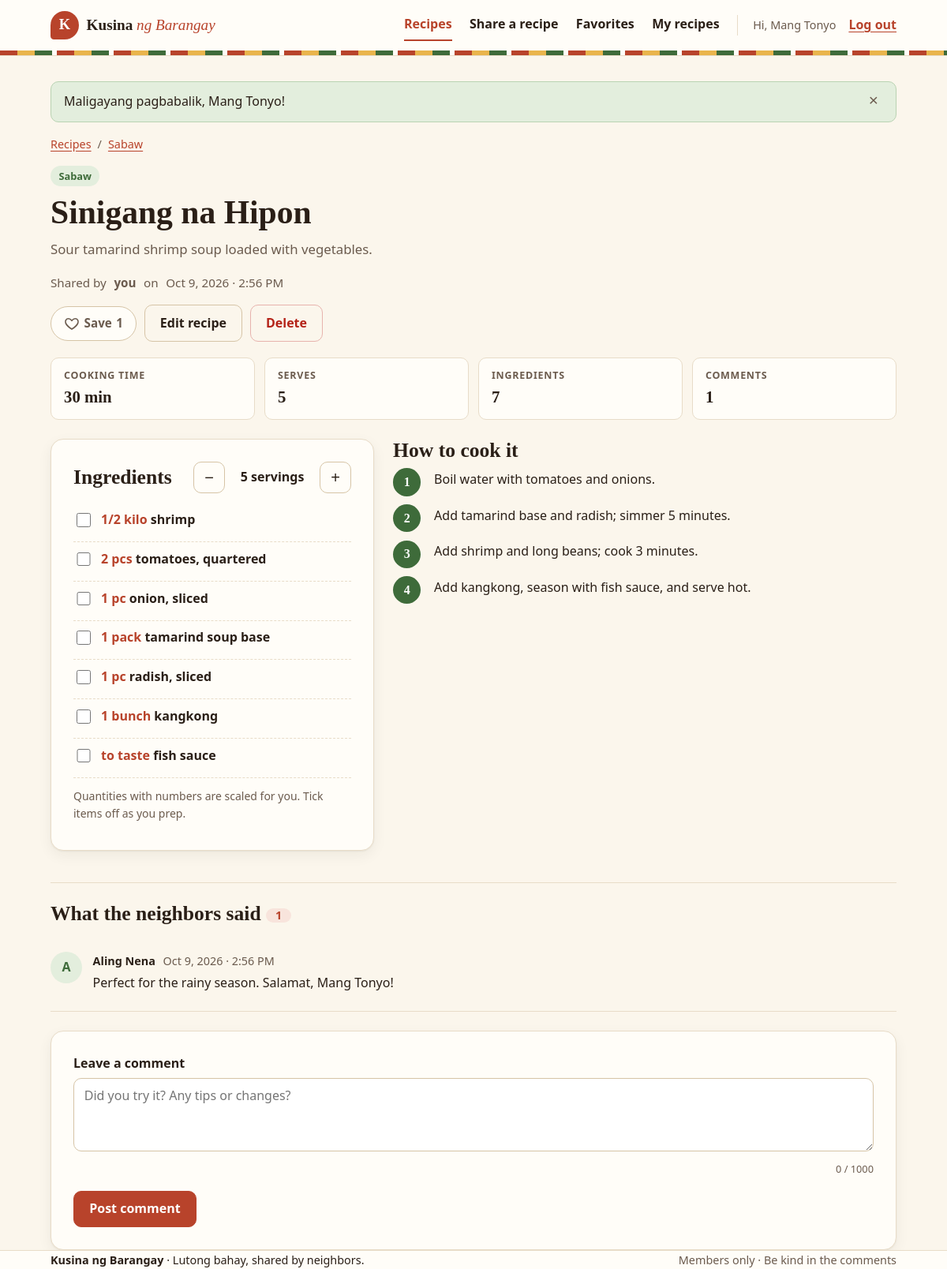
/recipe.php?id=2 (signed in), run on the app's committed database.
### tables this page shows
CREATE TABLE recipes (
  id                 INT UNSIGNED      NOT NULL AUTO_INCREMENT,
  user_id            INT UNSIGNED      NOT NULL,
  category_id        INT UNSIGNED      NOT NULL,
  title              VARCHAR(120)      NOT NULL,
  description        VARCHAR(500)      NOT NULL,
  steps              TEXT              NOT NULL,
  servings           TINYINT UNSIGNED  NULL,
  cook_time_minutes  SMALLINT UNSIGNED NULL,
  created_at         TIMESTAMP         NOT NULL DEFAULT CURRENT_TIMESTAMP,
  updated_at         TIMESTAMP         NULL DEFAULT NULL ON UPDATE CURRENT_TIMESTAMP,

  PRIMARY KEY (id),
  KEY idx_recipes_user       (user_id),
  KEY idx_recipes_category   (category_id),
  KEY idx_recipes_created    (created_at),
  FULLTEXT KEY ft_recipes_search (title, description),

  CONSTRAINT fk_recipes_user
    FOREIGN KEY (user_id) REFERENCES users (id)
    ON DELETE CASCADE ON UPDATE CASCADE,
  CONSTRAINT fk_recipes_category
    FOREIGN KEY (category_id) REFERENCES categories (id)
    ON DELETE RESTRICT ON UPDATE CASCADE,

  CONSTRAINT chk_recipes_title     CHECK (CHAR_LENGTH(title) >= 3),
  CONSTRAINT chk_recipes_servings  CHECK (servings IS NULL OR servings BETWEEN 1 AND 50),
  CONSTRAINT chk_recipes_cooktime  CHECK (cook_time_minutes IS NULL OR cook_time_minutes BETWEEN 1 AND 1440)
);

CREATE TABLE categories (
  id           INT UNSIGNED  NOT NULL AUTO_INCREMENT,
  name         VARCHAR(50)   NOT NULL,
  description  VARCHAR(255)  NULL,

  PRIMARY KEY (id),
  UNIQUE KEY uq_categories_name (name)
);

CREATE TABLE ingredients (
  id         INT UNSIGNED       NOT NULL AUTO_INCREMENT,
  recipe_id  INT UNSIGNED       NOT NULL,
  position   SMALLINT UNSIGNED  NOT NULL,
  quantity   VARCHAR(50)        NULL,          
  name       VARCHAR(150)       NOT NULL,      

  PRIMARY KEY (id),
  UNIQUE KEY uq_ingredients_recipe_position (recipe_id, position),

  CONSTRAINT fk_ingredients_recipe
    FOREIGN KEY (recipe_id) REFERENCES recipes (id)
    ON DELETE CASCADE ON UPDATE CASCADE,

  CONSTRAINT chk_ingredients_name CHECK (CHAR_LENGTH(name) >= 1)
);

CREATE TABLE comments (
  id          INT UNSIGNED  NOT NULL AUTO_INCREMENT,
  recipe_id   INT UNSIGNED  NOT NULL,
  user_id     INT UNSIGNED  NOT NULL,
  body        VARCHAR(1000) NOT NULL,
  created_at  TIMESTAMP     NOT NULL DEFAULT CURRENT_TIMESTAMP,
  updated_at  TIMESTAMP     NULL DEFAULT NULL ON UPDATE CURRENT_TIMESTAMP,

  PRIMARY KEY (id),
  KEY idx_comments_recipe_created (recipe_id, created_at),
  KEY idx_comments_user (user_id),

  CONSTRAINT fk_comments_recipe
    FOREIGN KEY (recipe_id) REFERENCES recipes (id)
    ON DELETE CASCADE ON UPDATE CASCADE,
  CONSTRAINT fk_comments_user
    FOREIGN KEY (user_id) REFERENCES users (id)
    ON DELETE CASCADE ON UPDATE CASCADE,

  CONSTRAINT chk_comments_body CHECK (CHAR_LENGTH(body) >= 1)
);

CREATE TABLE users (
  id             INT UNSIGNED  NOT NULL AUTO_INCREMENT,
  username       VARCHAR(30)   NOT NULL,
  email          VARCHAR(255)  NOT NULL,
  password_hash  VARCHAR(255)  NOT NULL,
  display_name   VARCHAR(60)   NOT NULL,
  created_at     TIMESTAMP     NOT NULL DEFAULT CURRENT_TIMESTAMP,

  PRIMARY KEY (id),
  UNIQUE KEY uq_users_username (username),
  UNIQUE KEY uq_users_email    (email),
  CONSTRAINT chk_users_username CHECK (CHAR_LENGTH(username) >= 3)
);

### includes/bootstrap.php (called while the page is built, shortened)
<?php
require_once __DIR__ . '/../config/database.php';
require_once __DIR__ . '/helpers.php';
spl_autoload_register(static function (string $class): void {
    $file = __DIR__ . '/../classes/' . $class . '.php';
});
$session = new SessionManager();
try {
    $pdo = Database::connection();
} catch (PDOException $e) {
    error_log('Database connection failed: ' . $e->getMessage());
    http_response_code(500);
    exit('<h1>Database connection failed</h1><p>Check the settings in <code>config/database.php</code> and make sure MySQL is running and <code>recipe_db</code> is imported.</p>');
}
$recipes    = new RecipeRepository($pdo);
$comments   = new CommentRepository($pdo);

### classes/SessionManager.php (called while the page is built, shortened)
<?php
final class SessionManager
{
    public function isLoggedIn(): bool
    {
        return isset($_SESSION[self::USER_ID]);
    }
    public function userId(): ?int
    {
        return $this->isLoggedIn() ? (int) $_SESSION[self::USER_ID] : null;
    }
    public function pull(string $key, mixed $default = null): mixed
    {
        $value = $_SESSION['once'][$key] ?? $default;
        return $value;
    }
}

### classes/RecipeRepository.php (called while the page is built, shortened)
<?php
final class RecipeRepository
{
    public function find(int $id, int $viewerId): ?array
    {
        $stmt = $this->pdo->prepare(
            'SELECT ' . self::CARD_COLUMNS . ', r.steps' . self::FROM_JOINS . ' WHERE r.id = ?'
        );
        $stmt->execute([$viewerId, $id]);
        $recipe = $stmt->fetch();
        $recipe['ingredients'] = $this->ingredients($id);
        return $recipe;
    }
    public function ingredients(int $recipeId): array
    {
        $stmt = $this->pdo->prepare(
            'SELECT id, position, quantity, name FROM ingredients WHERE recipe_id = ? ORDER BY position'
        );
        $stmt->execute([$recipeId]);
        return $stmt->fetchAll();
    }
}

### classes/CommentRepository.php (called while the page is built, shortened)
<?php
final class CommentRepository
{
    public function forRecipe(int $recipeId): array
    {
        $stmt = $this->pdo->prepare(
            'SELECT cm.id, cm.recipe_id, cm.user_id, cm.body, cm.created_at, cm.updated_at,
                    u.display_name AS author_name, u.username AS author_username
               FROM comments cm
               JOIN users u ON u.id = cm.user_id
              WHERE cm.recipe_id = ?
              ORDER BY cm.created_at ASC, cm.id ASC'
        );
        $stmt->execute([$recipeId]);
        return $stmt->fetchAll();
    }
}

### recipe.php (the view, shortened to what this page needs)
<?php
require __DIR__ . '/includes/bootstrap.php';
$session->requireLogin();
$id = positiveInt($_GET['id'] ?? null);
$recipe = $id ? $recipes->find($id, $session->userId()) : null;
$commentList = $comments->forRecipe($id);
$isOwner = (int) $recipe['user_id'] === $session->userId();
$isFavorite = (bool) $recipe['is_favorite'];
$steps = array_values(array_filter(explode("\n", $recipe['steps']), static fn ($s) => trim($s) !== ''));
$commentDraft = $session->pull('comment_draft_' . $id, '');
$commentError = $session->pull('comment_error_' . $id, '');
require __DIR__ . '/includes/header.php';
?>
<nav class="breadcrumb" aria-label="Breadcrumb">
    <a href="recipes.php">Recipes</a>
    <span aria-hidden="true">/</span>
    <a href="<?= e(pageUrl('recipes.php', ['category' => (int) $recipe['category_id']])) ?>"><?= e($recipe['category_name']) ?></a>
</nav>
<article class="recipe-detail">
    <header class="recipe-header">
        <a class="tag" href="<?= e(pageUrl('recipes.php', ['category' => (int) $recipe['category_id']])) ?>"><?= e($recipe['category_name']) ?></a>
        <h1><?= e($recipe['title']) ?></h1>
        <p class="lead"><?= e($recipe['description']) ?></p>
        <p class="byline">
            Shared by <strong><?= $isOwner ? 'you' : e($recipe['author_name']) ?></strong>
            on <time datetime="<?= e($recipe['created_at']) ?>"><?= e(formatDateTime($recipe['created_at'])) ?></time>
        </p>
        <div class="recipe-actions">
            <button type="button" class="fav-btn fav-btn-large" data-favorite data-recipe-id="<?= (int) $recipe['id'] ?>"
                    aria-pressed="<?= $isFavorite ? 'true' : 'false' ?>"
                    aria-label="<?= $isFavorite ? 'Remove from favorites' : 'Save to favorites' ?>">
                <svg viewBox="0 0 24 24" width="20" height="20" aria-hidden="true"><path d="M12 20.5s-7.5-4.6-9.3-9.2C1.4 8 3.3 4.5 6.9 4.5c2.1 0 3.5 1.1 5.1 3 1.6-1.9 3-3 5.1-3 3.6 0 5.5 3.5 4.2 6.8-1.8 4.6-9.3 9.2-9.3 9.2z"/></svg>
                <span class="fav-text"><?= $isFavorite ? 'Saved' : 'Save' ?></span>
                <span class="fav-count" data-fav-count="<?= (int) $recipe['id'] ?>"><?= (int) $recipe['favorite_count'] ?></span>
            </button>
            <?php if ($isOwner): ?>
                <a class="btn btn-ghost" href="recipe_edit.php?id=<?= (int) $recipe['id'] ?>">Edit recipe</a>
                <form method="post" action="recipe_delete.php" data-confirm="Delete this recipe? Its ingredients, comments and saves will be removed too.">
                    <button type="submit" class="btn btn-danger-ghost">Delete</button>
                </form>
            <?php endif; ?>
        </div>
    </header>
    <dl class="recipe-facts">
        <?php if ($recipe['cook_time_minutes']): ?>
            <div><dt>Cooking time</dt><dd><?= e(cookTimeLabel((int) $recipe['cook_time_minutes'])) ?></dd></div>
        <?php endif; ?>
        <?php if ($recipe['servings']): ?>
            <div><dt>Serves</dt><dd><?= (int) $recipe['servings'] ?></dd></div>
        <?php endif; ?>
        <div><dt>Ingredients</dt><dd><?= count($recipe['ingredients']) ?></dd></div>
        <div><dt>Comments</dt><dd><?= count($commentList) ?></dd></div>
    </dl>
    <div class="recipe-body">
        <section class="card ingredients-panel" aria-labelledby="ingredients-heading" data-scaler data-base-servings="<?= (int) ($recipe['servings'] ?? 0) ?>">
            <div class="panel-head">
                <h2 id="ingredients-heading">Ingredients</h2>
                <?php if ($recipe['servings']): ?>
                    <div class="scaler" role="group" aria-label="Adjust servings">
                        <button type="button" class="icon-btn" data-scale-step="-1" aria-label="Fewer servings">&minus;</button>
                        <output data-scale-output aria-live="polite"><?= (int) $recipe['servings'] ?> servings</output>
                        <button type="button" class="icon-btn" data-scale-step="1" aria-label="More servings">+</button>
                    </div>
                <?php endif; ?>
            </div>
            <ul class="ingredient-display">
                <?php foreach ($recipe['ingredients'] as $ingredient): ?>
                    <li>
                        <label class="check">
                            <input type="checkbox">
                            <span>
                                <?php if ($ingredient['quantity'] !== null && $ingredient['quantity'] !== ''): ?>
                                    <span class="qty" data-qty="<?= e($ingredient['quantity']) ?>"><?= e($ingredient['quantity']) ?></span>
                                <?php endif; ?>
                                <?= e($ingredient['name']) ?>
                            </span>
                        </label>
                    </li>
                <?php endforeach; ?>
            </ul>
            <?php if ($recipe['servings']): ?>
                <p class="hint">Quantities with numbers are scaled for you. Tick items off as you prep.</p>
            <?php else: ?>
                <p class="hint">Tick items off as you prep.</p>
            <?php endif; ?>
        </section>
        <section class="steps-panel" aria-labelledby="steps-heading">
            <h2 id="steps-heading">How to cook it</h2>
            <ol class="step-list">
                <?php foreach ($steps as $step): ?>
                    <li><?= e($step) ?></li>
                <?php endforeach; ?>
            </ol>
        </section>
    </div>
</article>
<section class="comments" id="comments" aria-labelledby="comments-heading">
    <h2 id="comments-heading">What the neighbors said <span class="count"><?= count($commentList) ?></span></h2>
    <ol class="comment-list">
        <?php foreach ($commentList as $comment): ?>
            <?php $ownComment = (int) $comment['user_id'] === $session->userId(); ?>
            <li class="comment" id="comment-<?= (int) $comment['id'] ?>">
                <div class="comment-avatar" aria-hidden="true"><?= e(mb_strtoupper(mb_substr($comment['author_name'], 0, 1))) ?></div>
                <div class="comment-main">
                    <p class="comment-meta">
                        <strong><?= $ownComment ? 'You' : e($comment['author_name']) ?></strong>
                        <time datetime="<?= e($comment['created_at']) ?>"><?= e(formatDateTime($comment['created_at'])) ?></time>
                    </p>
                    <p class="comment-body"><?= nl2br(e($comment['body'])) ?></p>
                </div>
            </li>
        <?php endforeach; ?>
    </ol>
    <form class="card comment-form" id="comment-form" method="post" action="comment_store.php" novalidate data-validate>
        <div class="field">
            <label for="body">Leave a comment</label>
            <textarea id="body" name="body" rows="3" required
                      minlength="<?= Validator::COMMENT_MIN ?>" maxlength="<?= Validator::COMMENT_MAX ?>"
                      data-label="Comment" data-counter
                      placeholder="Did you try it? Any tips or changes?"
                      aria-describedby="error-body"<?= $commentError ? ' aria-invalid="true"' : '' ?>><?= e($commentDraft) ?></textarea>
        </div>
        <button type="submit" class="btn">Post comment</button>
    </form>
</section>
<?php
require __DIR__ . '/includes/footer.php';

### data on the page
recipes: category.name "Sabaw", title "Sinigang na Hipon", description "Sour tamarind shrimp soup loaded with vegetables.", created_at "Oct 9, 2026 · 2:56 PM", cook_time_minutes "30 min", servings "5", steps "Boil water with tomatoes and onions.", steps "Add tamarind base and radish; simmer 5 minutes.", steps "Add shrimp and long beans; cook 3 minutes.", steps "Add kangkong, season with fish sauce, and serve hot."
ingredients: name "shrimp"
ingredients: name "tomatoes, quartered"
ingredients: name "onion, sliced"
ingredients: name "tamarind soup base"
ingredients: name "radish, sliced"
ingredients: name "kangkong"
ingredients: name "fish sauce"
comments: user.display_name "A", user.display_name "Aling Nena", created_at "Oct 9, 2026 · 2:56 PM", body "Perfect for the rainy season. Salamat, Mang Tonyo!"

### other printed values
$label "Recipes Share a recipe Favorites My recipes"
$session->displayName() "Mang Tonyo"
$flash['message'] "Maligayang pagbabalik, Mang Tonyo!"
$recipe['favorite_count'] "1"
count($recipe['ingredients']) "7"
count($commentList) "1"
APP_NAME "Kusina ng Barangay"
